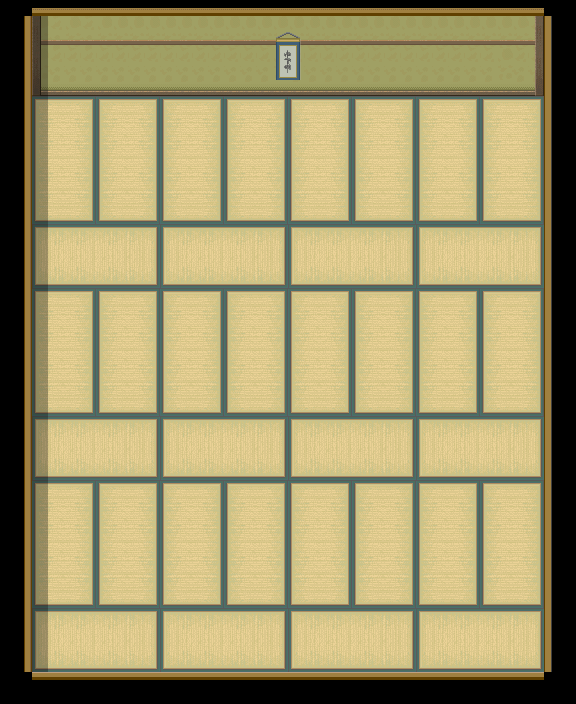

This is a level from a 2D game, rendered from its Tiled map with the project's own tilesets. A one-line summary and the map file follow, with tile-layer data summarised:
An orthogonal 36x44 tile map with 16x16 px tiles, 4 tile layers (Base, MonoChu, MonoUe, shadow), 1 hidden layer not drawn, 4 tilesets and 4 objects.

<map version="1.0" orientation="orthogonal" renderorder="right-down" width="36" height="44" tilewidth="16" tileheight="16" backgroundcolor="#000000" nextobjectid="32">
 <tileset firstgid="1" name="ed_2" tilewidth="16" tileheight="16" tilecount="1920" columns="60">
  <image source="ed_2.png" trans="aa55ff" width="960" height="512" />
 </tileset>
 <tileset firstgid="1921" name="ST-Washitu-I01" tilewidth="16" tileheight="16" tilecount="1600" columns="16">
  <image source="ST-Washitu-I01.png" trans="aa55ff" width="256" height="1600" />
 </tileset>
 <tileset firstgid="3521" name="ed" tilewidth="16" tileheight="16" tilecount="480" columns="30">
  <image source="ed.png" trans="aa55ff" width="480" height="256" />
 </tileset>
 <tileset firstgid="4001" name="ST-Sewer-01" tilewidth="16" tileheight="16" tilecount="1504" columns="16">
  <image source="ST-Sewer-01.png" trans="aa55ff" width="256" height="1504" />
 </tileset>
 <layer name="Base" width="36" height="44">
  <properties>
   <property name="z" value="-11" />
  </properties>
  <data>[1584 cells, 1312 non-empty, 91 distinct tile ids]</data>
 </layer>
 <layer name="MonoShita" width="36" height="44" visible="0">
  <properties>
   <property name="z" value="-11" />
  </properties>
  <data>[1584 cells, 32 non-empty, 4 distinct tile ids]</data>
 </layer>
 <layer name="MonoChu" width="36" height="44">
  <properties>
   <property name="z" value="-11" />
  </properties>
  <data>[1584 cells, 146 non-empty, 4 distinct tile ids]</data>
 </layer>
 <layer name="MonoUe" width="36" height="44">
  <properties>
   <property name="z" value="-11" />
  </properties>
  <data>[1584 cells, 6 non-empty, 6 distinct tile ids]</data>
 </layer>
 <objectgroup name="collision">
  <object id="2" x="32" y="16" width="576" height="80" />
  <object id="4" x="32" y="672" width="576" height="32" />
  <object id="5" x="0" y="16" width="32" height="688" />
  <object id="8" x="544" y="96" width="32" height="576" />
 </objectgroup>
 <layer name="shadow" width="36" height="44">
  <data>[1584 cells, 41 non-empty, 1 distinct tile ids]</data>
 </layer>
</map>
